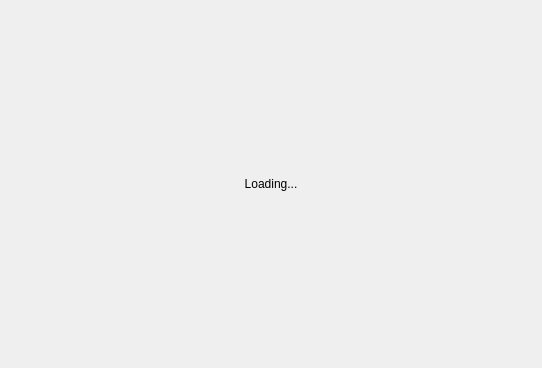
<?xml version="1.0" encoding="UTF-8"?>
<ui version="4.0">
 <class>LoadingView</class>
 <widget class="QWidget" name="LoadingView">
  <property name="geometry">
   <rect>
    <x>0</x>
    <y>0</y>
    <width>542</width>
    <height>368</height>
   </rect>
  </property>
  <property name="windowTitle">
   <string>Form</string>
  </property>
  <layout class="QGridLayout" name="gridLayout">
   <item row="0" column="0">
    <widget class="QLabel" name="label">
     <property name="styleSheet">
      <string notr="true">font: 70pt &quot;ArcadeClassic&quot;;</string>
     </property>
     <property name="text">
      <string>Loading...</string>
     </property>
     <property name="alignment">
      <set>Qt::AlignCenter</set>
     </property>
    </widget>
   </item>
  </layout>
 </widget>
 <resources/>
 <connections/>
</ui>
